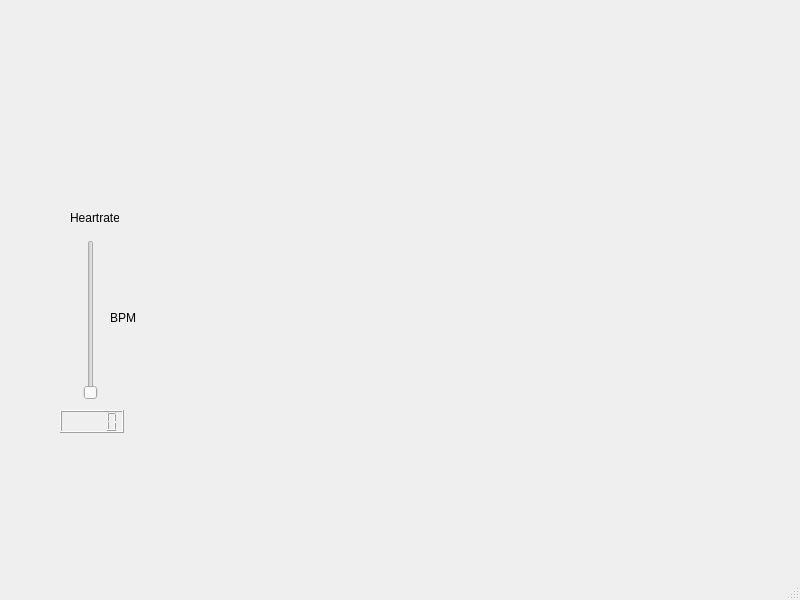
<?xml version="1.0" encoding="UTF-8"?>
<ui version="4.0">
 <class>MainWindow</class>
 <widget class="QMainWindow" name="MainWindow">
  <property name="geometry">
   <rect>
    <x>0</x>
    <y>0</y>
    <width>800</width>
    <height>600</height>
   </rect>
  </property>
  <property name="windowTitle">
   <string>MainWindow</string>
  </property>
  <widget class="QWidget" name="centralwidget">
   <widget class="QWidget" name="Graph" native="true">
    <property name="geometry">
     <rect>
      <x>0</x>
      <y>10</y>
      <width>800</width>
      <height>561</height>
     </rect>
    </property>
   </widget>
   <widget class="QSlider" name="Heartrateslider">
    <property name="geometry">
     <rect>
      <x>80</x>
      <y>240</y>
      <width>22</width>
      <height>160</height>
     </rect>
    </property>
    <property name="maximum">
     <number>300</number>
    </property>
    <property name="orientation">
     <enum>Qt::Vertical</enum>
    </property>
   </widget>
   <widget class="QLabel" name="label">
    <property name="geometry">
     <rect>
      <x>70</x>
      <y>210</y>
      <width>49</width>
      <height>16</height>
     </rect>
    </property>
    <property name="text">
     <string>Heartrate</string>
    </property>
   </widget>
   <widget class="QLabel" name="OutBPM">
    <property name="geometry">
     <rect>
      <x>110</x>
      <y>310</y>
      <width>49</width>
      <height>16</height>
     </rect>
    </property>
    <property name="text">
     <string>BPM</string>
    </property>
   </widget>
   <widget class="QLCDNumber" name="LCDBPM">
    <property name="geometry">
     <rect>
      <x>60</x>
      <y>410</y>
      <width>64</width>
      <height>23</height>
     </rect>
    </property>
   </widget>
  </widget>
  <widget class="QMenuBar" name="menubar">
   <property name="geometry">
    <rect>
     <x>0</x>
     <y>0</y>
     <width>800</width>
     <height>22</height>
    </rect>
   </property>
  </widget>
  <widget class="QStatusBar" name="statusbar"/>
 </widget>
 <resources/>
 <connections/>
</ui>
